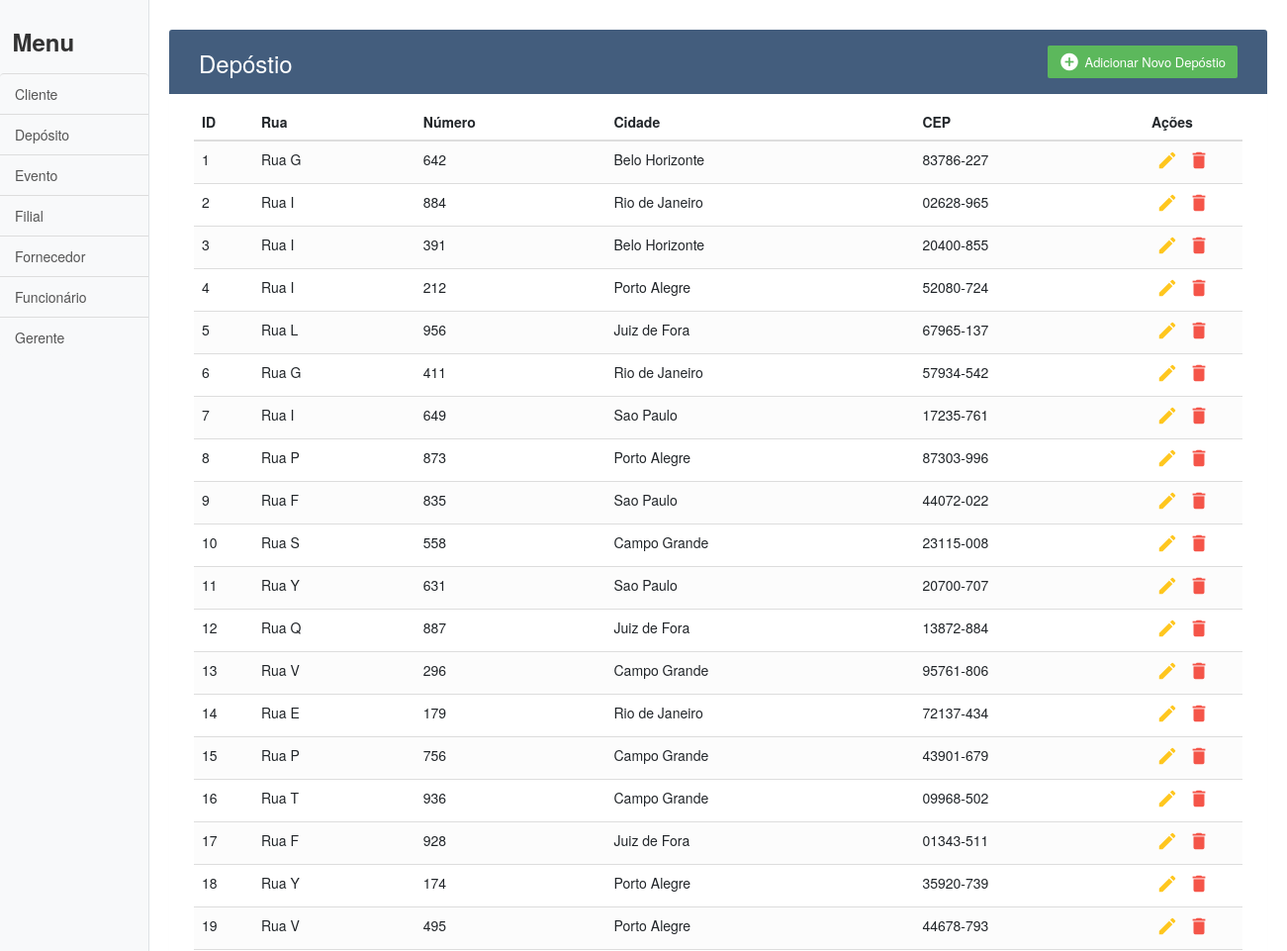
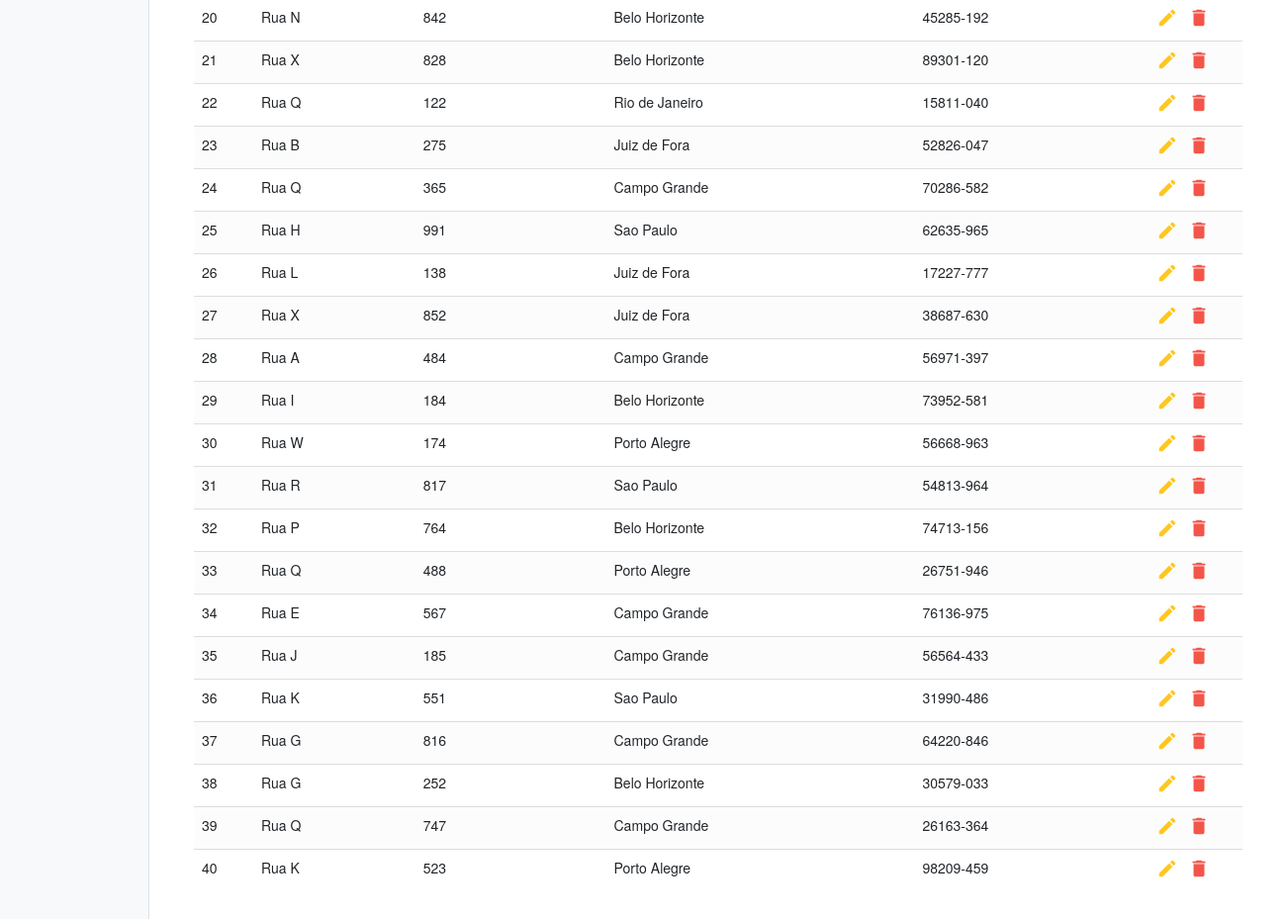
The page /Códigos/deposito.php on the database its author committed (2 pictures, top to bottom).
### tables this page shows
CREATE TABLE deposito (
	cidade 			VARCHAR(200),
	numero 			INTEGER,
	cep 			CHAR(9),
	rua 			VARCHAR(200),
	id_deposito 	INTEGER PRIMARY KEY 	AUTO_INCREMENT
);

### Códigos/deposito.php (the view, shortened to what this page needs)
<!DOCTYPE html>
<html lang="en">
<head>
	<?php
		include("header.php");
	?>
</head>
<body>
	<div class="d-flex" id="wrapper">
		<?php
			include_once("conection.php");
			include("sidebar.php");
		?>
		<div id="page-content-wrapper">
			<div class="container">
				<div class="table-wrapper">
					<div class="table-title">
						<div class="row">
							<div class="col-sm-6">
								<h2>Depóstio</h2>
							</div>
							<div class="col-sm-6">
								<a href="add/deposito.php" class="btn btn-success">
									<i class="material-icons">&#xE147;</i>
									<span>Adicionar Novo Depóstio</span>
								</a>
							</div>
						</div>
					</div>
					<table class="table table-striped table-hover">
						<thead>
							<tr>
								<th>ID</th>
								<th>Rua</th>
								<th>Número</th>
								<th>Cidade</th>
								<th>CEP</th>
								<th>Ações</th>
							</tr>
						</thead>
						<tbody>
							<?php
								$sql = "SELECT *
										FROM deposito
										ORDER BY id_deposito";
								$depositos = mysqli_query($conexao, $sql);
								foreach($depositos as $deposito){
									echo "<tr>";
										echo '<td>' . $deposito['id_deposito'] . '</td>';
										echo '<td>' . $deposito['rua'] . '</td>';
										echo '<td>' . $deposito['numero'] . '</td>';
										echo '<td>' . $deposito['cidade'] . '</td>';
										echo '<td>' . $deposito['cep'] . '</td>';
										echo '<td>';
											echo '<a href="edit/deposito.php?id='.$deposito['id_deposito'].'" class="edit"><i class="material-icons" data-toggle="tooltip" title="Editar">&#xE254;</i></a>';
											echo '<a href="delete/deposito.php?id='.$deposito['id_deposito'].'" class="delete"><i class="material-icons" data-toggle="tooltip" title="Deletar">&#xE872;</i></a>';
										echo '</td>';
									echo "</tr>";
								}
							?>
						</tbody>
					</table>
				</div>
			</div>
		</div>
	</div>
</body>
</html>

### Códigos/css/simple-sidebar.css (style rules this page uses)
body { overflow-x: hidden; }
#page-content-wrapper { min-width: 100vw; }
@media (min-width: 768px) { #page-content-wrapper { min-width: 0; width: 100%; } }

### Códigos/css/styles.css (style rules this page uses)
body { color: #566787; background: #f5f5f5; font-family: 'Varela Round', sans-serif; font-size: 13px; }
.table-wrapper { background: #fff; padding: 20px 25px; margin: 30px 0; border-radius: 3px; box-shadow: 0 1px 1px rgba(0,0,0,.05); }
.table-title { padding-bottom: 15px; background: #435d7d; color: #fff; padding: 16px 30px; margin: -20px -25px 10px; border-radius: 3px 3px 0 0; }
.table-title h2 { margin: 5px 0 0; font-size: 24px; }
.table-title .btn { color: #fff; float: right; font-size: 13px; border: none; min-width: 50px; border-radius: 2px; border: none; outline: none !important; margin-left: 10px; }
.table-title .btn i { float: left; font-size: 21px; margin-right: 5px; }
.table-title .btn span { float: left; margin-top: 2px; }
table.table tr th, table.table tr td { border-color: #e9e9e9; padding: 12px 15px; vertical-align: middle; }
table.table tr th:first-child { width: 60px; }
table.table tr th:last-child { width: 100px; }
table.table-striped tbody tr:nth-of-type(odd) { background-color: #fcfcfc; }
table.table td:last-child i { opacity: 0.9; font-size: 22px; margin: 0 5px; }
table.table td a { font-weight: bold; color: #566787; display: inline-block; text-decoration: none; outline: none !important; }
table.table td a.edit { color: #FFC107; }
table.table td a.delete { color: #F44336; }
table.table td i { font-size: 19px; }

### rows shown on the page
deposito: id_deposito "1", rua "Rua G", numero "642", cidade "Belo Horizonte", cep "83786-227"
deposito: id_deposito "2", rua "Rua I", numero "884", cidade "Rio de Janeiro", cep "02628-965"
deposito: id_deposito "3", rua "Rua I", numero "391", cidade "Belo Horizonte", cep "20400-855"
deposito: id_deposito "4", rua "Rua I", numero "212", cidade "Porto Alegre", cep "52080-724"
deposito: id_deposito "5", rua "Rua L", numero "956", cidade "Juiz de Fora", cep "67965-137"
deposito: id_deposito "6", rua "Rua G", numero "411", cidade "Rio de Janeiro", cep "57934-542"
deposito: id_deposito "7", rua "Rua I", numero "649", cidade "Sao Paulo", cep "17235-761"
deposito: id_deposito "8", rua "Rua P", numero "873", cidade "Porto Alegre", cep "87303-996"
deposito: id_deposito "9", rua "Rua F", numero "835", cidade "Sao Paulo", cep "44072-022"
deposito: id_deposito "10", rua "Rua S", numero "558", cidade "Campo Grande", cep "23115-008"
deposito: id_deposito "11", rua "Rua Y", numero "631", cidade "Sao Paulo", cep "20700-707"
deposito: id_deposito "12", rua "Rua Q", numero "887", cidade "Juiz de Fora", cep "13872-884"
deposito: id_deposito "13", rua "Rua V", numero "296", cidade "Campo Grande", cep "95761-806"
deposito: id_deposito "14", rua "Rua E", numero "179", cidade "Rio de Janeiro", cep "72137-434"
deposito: id_deposito "15", rua "Rua P", numero "756", cidade "Campo Grande", cep "43901-679"
deposito: id_deposito "16", rua "Rua T", numero "936", cidade "Campo Grande", cep "09968-502"
deposito: id_deposito "17", rua "Rua F", numero "928", cidade "Juiz de Fora", cep "01343-511"
deposito: id_deposito "18", rua "Rua Y", numero "174", cidade "Porto Alegre", cep "35920-739"
deposito: id_deposito "19", rua "Rua V", numero "495", cidade "Porto Alegre", cep "44678-793"
deposito: id_deposito "20", rua "Rua N", numero "842", cidade "Belo Horizonte", cep "45285-192"
deposito: id_deposito "21", rua "Rua X", numero "828", cidade "Belo Horizonte", cep "89301-120"
deposito: id_deposito "22", rua "Rua Q", numero "122", cidade "Rio de Janeiro", cep "15811-040"
deposito: id_deposito "23", rua "Rua B", numero "275", cidade "Juiz de Fora", cep "52826-047"
deposito: id_deposito "24", rua "Rua Q", numero "365", cidade "Campo Grande", cep "70286-582"
deposito: id_deposito "25", rua "Rua H", numero "991", cidade "Sao Paulo", cep "62635-965"
deposito: id_deposito "26", rua "Rua L", numero "138", cidade "Juiz de Fora", cep "17227-777"
deposito: id_deposito "27", rua "Rua X", numero "852", cidade "Juiz de Fora", cep "38687-630"
deposito: id_deposito "28", rua "Rua A", numero "484", cidade "Campo Grande", cep "56971-397"
deposito: id_deposito "29", rua "Rua I", numero "184", cidade "Belo Horizonte", cep "73952-581"
deposito: id_deposito "30", rua "Rua W", numero "174", cidade "Porto Alegre", cep "56668-963"
deposito: id_deposito "31", rua "Rua R", numero "817", cidade "Sao Paulo", cep "54813-964"
deposito: id_deposito "32", rua "Rua P", numero "764", cidade "Belo Horizonte", cep "74713-156"
deposito: id_deposito "33", rua "Rua Q", numero "488", cidade "Porto Alegre", cep "26751-946"
deposito: id_deposito "34", rua "Rua E", numero "567", cidade "Campo Grande", cep "76136-975"
deposito: id_deposito "35", rua "Rua J", numero "185", cidade "Campo Grande", cep "56564-433"
deposito: id_deposito "36", rua "Rua K", numero "551", cidade "Sao Paulo", cep "31990-486"
deposito: id_deposito "37", rua "Rua G", numero "816", cidade "Campo Grande", cep "64220-846"
deposito: id_deposito "38", rua "Rua G", numero "252", cidade "Belo Horizonte", cep "30579-033"
deposito: id_deposito "39", rua "Rua Q", numero "747", cidade "Campo Grande", cep "26163-364"
deposito: id_deposito "40", rua "Rua K", numero "523", cidade "Porto Alegre", cep "98209-459"
